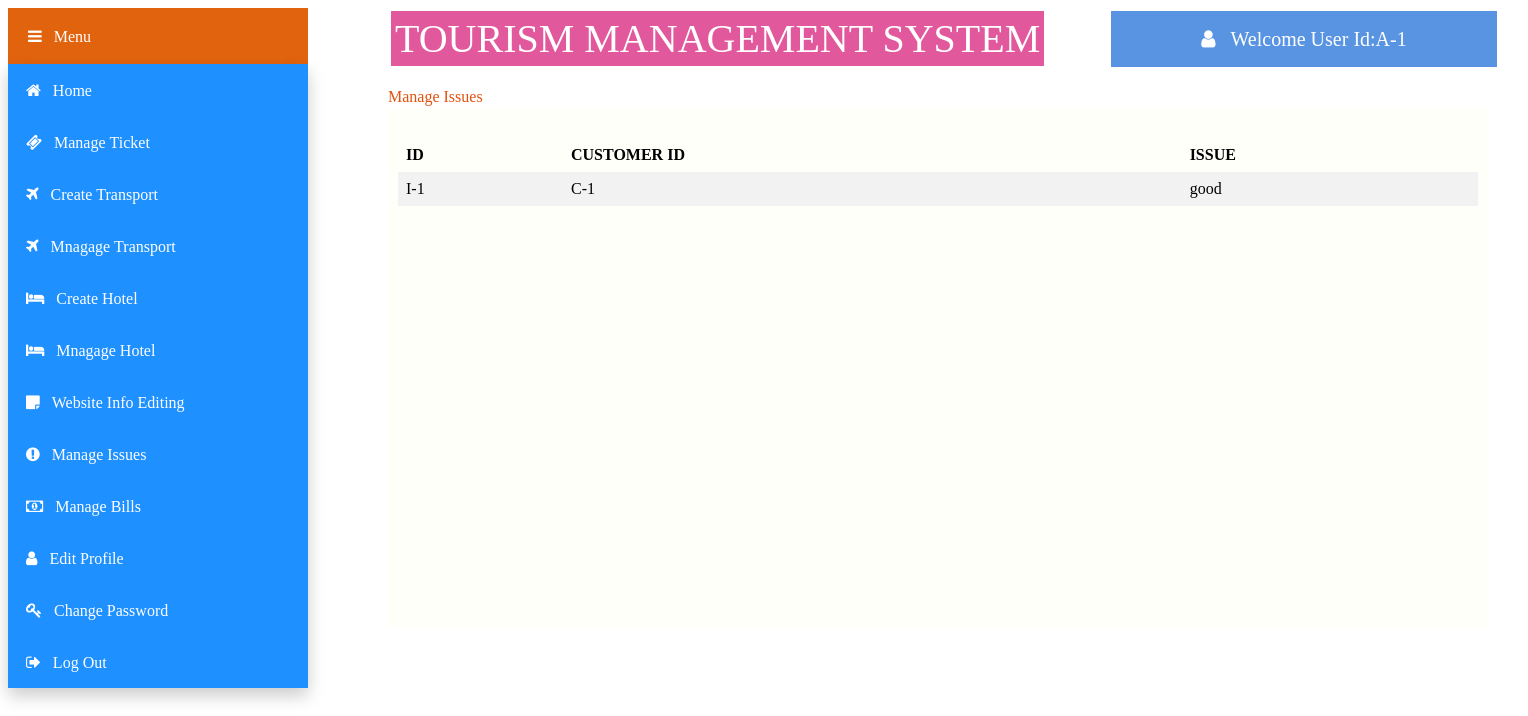
The app's page /views/Manager/manageissue.php (signed in), older data.
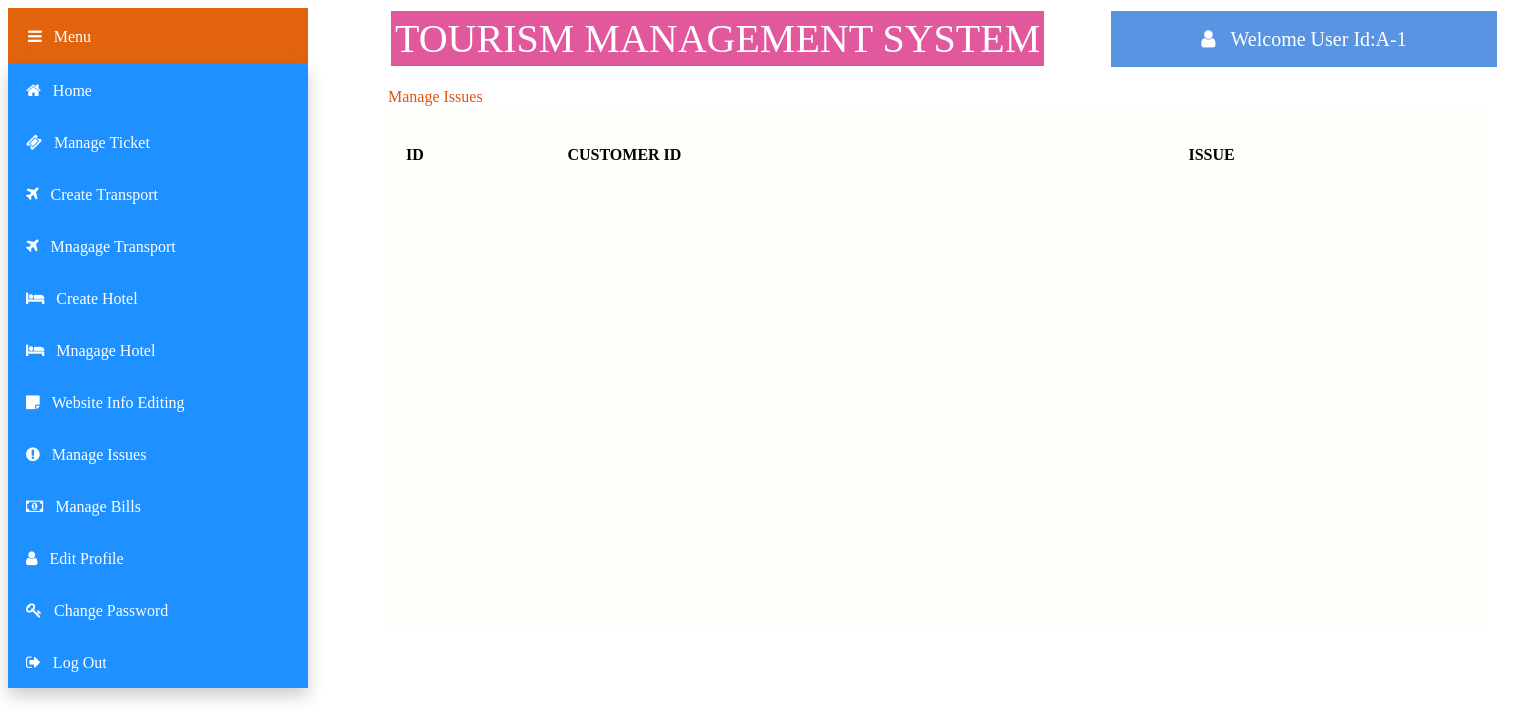
The same page, newer data.
### tables this page shows
CREATE TABLE `issue` (
  `is_id` varchar(50) NOT NULL,
  `comment` varchar(100) NOT NULL,
  `c_id` varchar(50) NOT NULL
);

### models/database.php (called while the page is built, shortened)
<?php
	 $serverName="localhost";
	 $userName="root";
	 $password="";
	 $dbName="tms";
	function get($query)
	{
        $data=array();
		global $serverName,$userName,$password,$dbName;
		$conn = mysqli_connect( $serverName, $userName, $password, $dbName);
        $result=mysqli_query($conn,$query);
        if(mysqli_num_rows($result) > 0)
        {
            while($row = mysqli_fetch_assoc($result))
            {
                $entity=array();
                foreach($row as $k=>$v)
                {
                    $entity[$k] = $row[$k];
                }
                $data[] = $entity;
            }
        }
		return $data;
	}
?>

### controllers/issueController.php (called while the page is built, shortened)
<?php
    require_once '../../models/database.php';
    function getAllIssue()
	{
		$query ="SELECT * FROM issue ";
		$iss = get($query);
		return $iss;
	}
?>

### views/Manager/manageissue.php (the view, shortened to what this page needs)
<?php
include '../../controllers/issueController.php';
$isss=getAllIssue();
?>
<html>
    <head>
        <link rel="stylesheet" href="https://cdnjs.cloudflare.com/ajax/libs/font-awesome/4.7.0/css/font-awesome.min.css">
        <link rel="stylesheet" type="text/css" href="css/manageissue.css">
    </head>
    <body>
        <div class="title" >TOURISM MANAGEMENT SYSTEM
        </div>
        <div class="dropdown">
            <button class="dropbtn"><i class="fa fa-bars">&nbsp;&nbsp;&nbsp;Menu</i></button>
                <div class="dropdown-content">
                    <button class="btn" onClick="location.href='home.php'" value='home'><i class="fa fa-home">&nbsp;&nbsp;&nbsp;Home</i></button><br>
                    <button class="btn" onClick="location.href='manageticket.php'" value='manageticket'><i class="fa fa-ticket">&nbsp;&nbsp;&nbsp;Manage Ticket</i></button><br>
                    <button class="btn" onClick="location.href='createtransport.php'" value='createtransport'><i class="fa fa-plane">&nbsp;&nbsp;&nbsp;Create Transport</i></button><br>
                    <button class="btn" onClick="location.href='managetransport.php'" value='managetransport'><i class="fa fa-plane">&nbsp;&nbsp;&nbsp;Mnagage Transport</i></button><br>
                    <button class="btn" onClick="location.href='createhotel.php'" value='createhotel'><i class="fa fa-bed">&nbsp;&nbsp;&nbsp;Create Hotel</i></button><br>
                    <button class="btn" onClick="location.href='managehotel.php'" value='managehotel'><i class="fa fa-bed">&nbsp;&nbsp;&nbsp;Mnagage Hotel</i></button><br>
                    <button class="btn" onClick="location.href='webinfoediting.php'" value='webinfoediting' ><i class="fa fa-sticky-note">&nbsp;&nbsp;&nbsp;Website Info Editing</i></button><br>
                    <button class="btn" onClick="location.href='manageissue.php'" value='manageissue'><i class="fa fa-exclamation-circle">&nbsp;&nbsp;&nbsp;Manage Issues</i></button><br>
                    <button class="btn" onClick="location.href='managebill.php'" value='managebill'><i class="fa fa-money">&nbsp;&nbsp;&nbsp;Manage Bills</i></button><br>
                    <button class="btn" onClick="location.href='editprofile.php'" value='editprofile'><i class="fa fa-user">&nbsp;&nbsp;&nbsp;Edit Profile</i></button><br>
                    <button class="btn" onClick="location.href='changepassword.php'" value='changepassword'><i class="fa fa-key">&nbsp;&nbsp;&nbsp;Change Password</i></button><br>
                    <button class="btn"  onClick=" location.href='../logout.php'"><i class="fa fa-sign-out">&nbsp;&nbsp;&nbsp;Log Out</i></button><br>
                </div>
        </div>
        <div class="welcome" ><i class="fa fa-user">&nbsp;&nbsp;&nbsp;<?php echo "Welcome User Id:".$_SESSION["loggedinuser"];?></i>
        </div>
        <div class="text" >Manage Issues</i>
        </div>
        <div class="panel">
        <div id="table-wrapper">
        <div id="table-scroll">
            <table>
                <tr>
                    <th>ID</th>
                    <th>CUSTOMER ID</th>
                    <th>ISSUE</th>
                </tr>
                <?php
				        foreach($isss as $iss)
				        {
                            echo "<tr>";
                                echo "<td>".$iss["is_id"]."</td>";
                                echo "<td>".$iss["c_id"]."</td>";
                                echo "<td>".$iss["comment"]."</td>";
                            echo "</tr>";
				        }
                    ?>
        </table>
    </div>
    </div>
    </div>
    </body>
</html>

Row changes from the older to the newer data that the page shows:
removed issue: is_id "I-1", c "C-1", comment "good"
